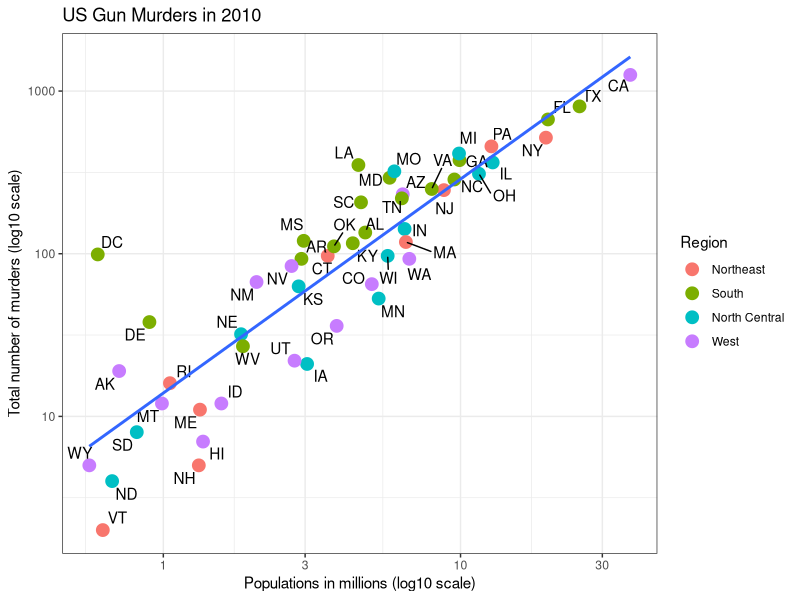

The R source for this figure:
## ---- chunk 1
# loading packages 
library(tidyverse)
library(knitr)
library(ggthemes)
library(ggrepel)
library(dslabs)
## ---- chunk 2
# Load Data
kable(head(murders))

ggplot1 = murders %>% ggplot(mapping = aes(x=population/10^6, y=total)) 

  ggplot1 + geom_point(aes(col=region), size = 4) +
  geom_text_repel(aes(label=abb)) +
  scale_x_log10() +
  scale_y_log10() +
  geom_smooth(formula = "y~x", method=lm,se = F)+
  xlab("Populations in millions (log10 scale)") + 
  ylab("Total number of murders (log10 scale)") +
  ggtitle("US Gun Murders in 2010") +
  scale_color_discrete(name = "Region")+
      theme_bw()
  
